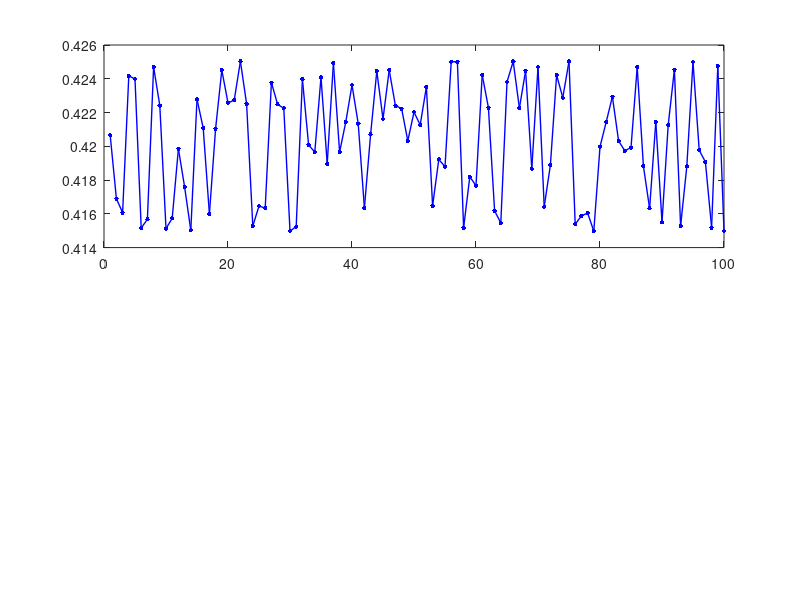

Source code (MATLAB): (Note: this script raises an error after producing the figure.)
clear; clc; close all;

%% Paramètres
M = 1024;
fs = 1000;
t = 0:1/fs:(M-1)/fs;
win = hann(M, 'periodic');

% Cible fixée à delta = 0.42
% bin_k = 15;
% delta_cible = 0.42;
%PIRES CONDITIONS POUR LE RADAR
bin_k = 2;          % Cible très très proche (Basse fréquence, forte interférence)
delta_cible = 0.42; % Cible au bord de la case

f_vrai = (bin_k + delta_cible) * (fs / M);


Nb_essais = 100;
deltas_calcules = zeros(1, Nb_essais);
erreurs = zeros(1, Nb_essais);

%% Boucle sur 100 essais avec une phase aléatoire à chaque fois
for i = 1:Nb_essais
    % Génération d'une phase aléatoire entre 0 et 2*pi
    phase_alea = rand() * 2 * pi;
    
    % Signal avec cette phase
    sig = cos(2*pi*f_vrai*t + phase_alea);
    
    % FFT et recherche du pic
    P1 = abs(fft(sig .* win'));
    [valMax, l] = max(P1(1:M/2));
    
    % Valeurs des 3 points
    X_g = P1(l-1); 
    X_c = valMax; 
    X_d = P1(l+1);
    
    % ALGORITHME WMIpDFT (3 POINTS)
    a3 = (X_d - X_g) / (X_g + X_d + 2*X_c);
    delta_estime = 2 * a3;
    
    deltas_calcules(i) = delta_estime;
    erreurs(i) = delta_estime - delta_cible;
end

%% Affichage
figure('Name', 'Figure 3: Valeurs WMIpDFT Brutes (3 points)', 'Color', 'white');

%Graphe 1 : Valeurs brutes
subplot(2,1,1);
plot(1:Nb_essais, deltas_calcules, 'b.-', 'MarkerSize', 10, 'LineWidth', 1); hold on;
yline(delta_cible, 'r--', 'LineWidth', 2);
title(sprintf('Valeurs de Delta calculées par WMIpDFT (Cible : %.4f)', delta_cible));
ylabel('Delta Calculé');
legend('Valeur WMIpDFT (à chaque essai)', 'Cible Théorique', 'Location', 'Best');
grid on;
ylim([delta_cible-0.0001, delta_cible+0.0001]);

%Graphe 2 : Erreur
subplot(2,1,2);
plot(1:Nb_essais, erreurs, 'k', 'LineWidth', 1.5);
title('Erreur de l''estimation (Ecart par rapport à la cible)');
xlabel('Numéro de l''essai (Phase aléatoire)');
ylabel('Erreur');
grid on;

fprintf('Regardez l''axe Y du graphe du bas : l''erreur est de l''ordre de 10^-15 (Zéro absolu pour MATLAB) !\n');
